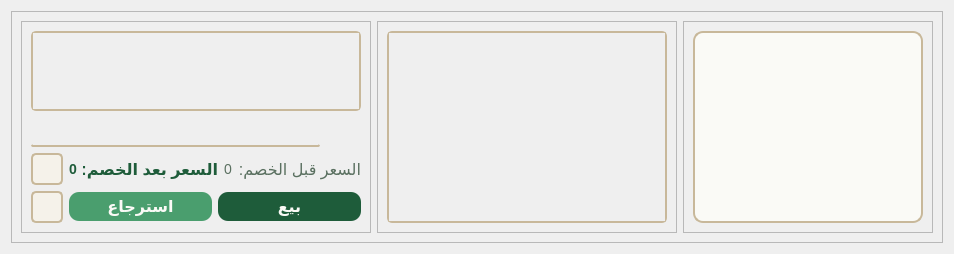
      <widget class="QWidget" name="user_main_form">
       <layout class="QGridLayout" name="gridLayout_9">
        <item row="0" column="0">
         <widget class="QFrame" name="user_main_frame">
          <property name="styleSheet">
           <string notr="true">QListWidget{border:2px solid #C8B89A;background-color:#FAFAF6;border-radius:10px;}QScrollArea{border:2px solid #C8B89A;border-radius:5px;background-color:#F5F2EA;}#user_phone_number_label{border:none;}QLineEdit{background:transparent;border-radius:2px;border-bottom:2px solid #C8B89A;letter-spacing:2px;color:#1A2E23;font-size:14px;font-weight:bold;}#user_check_discount{padding:2px;border:1.5px solid #C8B89A;border-radius:5px;background:#F5F2EA;}#user_check_discount::hover{background-color:#E8EDE5;border-color:#2D7A50;}#user_sell{font-size:16px;background-color:#1E5C3A;color:#FAFAF6;border-radius:10px;font-weight:bold;padding:5px;}#user_retrieve{font-size:16px;background-color:#4A9E6E;color:#FAFAF6;border-radius:10px;font-weight:bold;padding:5px;}#user_retrieve::hover{background-color:#5BB880;}#user_sell::hover{background-color:#2D7A50;}#user_cancel_order{padding:2px;border:1.5px solid #C8B89A;border-radius:5px;background:#F5F2EA;}#user_cancel_order::hover{background-color:#E8EDE5;border-color:#2D7A50;}QListWidget::item{margin:5px;padding:5px;}QListWidget::item::hover{background-color:#E8EDE5;border-radius:5px;}QListWidget::item:selected{background-color:#1E5C3A;color:#FAFAF6;}</string>
          </property>
          <property name="frameShape"><enum>QFrame::StyledPanel</enum></property>
          <property name="frameShadow"><enum>QFrame::Raised</enum></property>
          <layout class="QGridLayout" name="gridLayout">
           <item row="0" column="1">
            <widget class="QFrame" name="user_products_frame">
             <property name="minimumSize"><size><width>300</width><height>0</height></size></property>
             <property name="frameShape"><enum>QFrame::StyledPanel</enum></property>
             <property name="frameShadow"><enum>QFrame::Raised</enum></property>
             <layout class="QGridLayout" name="gridLayout_7">
              <item row="0" column="0">
               <widget class="QScrollArea" name="user_products_scroll_area">
                <property name="widgetResizable"><bool>true</bool></property>
                <widget class="QWidget" name="user_products_scroll_area_content">
                 <property name="geometry"><rect><x>0</x><y>0</y><width>96</width><height>26</height></rect></property>
                 <layout class="QVBoxLayout" name="verticalLayout_2"><item><layout class="QVBoxLayout" name="user_productsVerticalLayout"/></item></layout>
                </widget>
               </widget>
              </item>
             </layout>
            </widget>
           </item>
           <item row="0" column="0">
            <widget class="QFrame" name="user_cart_frame">
             <property name="minimumSize"><size><width>350</width><height>0</height></size></property>
             <property name="maximumSize"><size><width>300</width><height>16777215</height></size></property>
             <property name="frameShape"><enum>QFrame::StyledPanel</enum></property>
             <property name="frameShadow"><enum>QFrame::Raised</enum></property>
             <layout class="QGridLayout" name="gridLayout_2">
              <item row="1" column="0" colspan="2">
               <layout class="QGridLayout" name="user_gridLayout_7">
                <item row="0" column="2"><widget class="QPushButton" name="user_phone_number_label"><property name="maximumSize"><size><width>35</width><height>16777215</height></size></property><property name="text"><string/></property><property name="icon"><iconset resource="cashRegisterSystem.qrc">
    <normaloff>:/cashRegisterSystem2/icons/buying-on-smartphone.png</normaloff>icons/buying-on-smartphone.png</iconset></property></widget></item>
                <item row="0" column="0" colspan="2"><widget class="QLineEdit" name="user_phone_number"><property name="minimumSize"><size><width>0</width><height>30</height></size></property></widget></item>
               </layout>
              </item>
              <item row="0" column="0" colspan="2">
               <widget class="QScrollArea" name="user_cartScrollArea">
                <property name="minimumSize"><size><width>280</width><height>0</height></size></property>
                <property name="maximumSize"><size><width>16777215</width><height>550</height></size></property>
                <property name="widgetResizable"><bool>true</bool></property>
                <widget class="QWidget" name="user_cart_contents">
                 <property name="geometry"><rect><x>0</x><y>0</y><width>276</width><height>26</height></rect></property>
                 <widget class="QWidget" name="layoutWidget"><property name="geometry"><rect><x>9</x><y>19</y><width>311</width><height>511</height></rect></property><layout class="QVBoxLayout" name="user_cartVerticalLayout"/></widget>
                </widget>
               </widget>
              </item>
              <item row="2" column="0" colspan="2">
               <layout class="QHBoxLayout" name="user_horizontalLayout_4">
                <item><widget class="QPushButton" name="user_check_discount"><property name="minimumSize"><size><width>32</width><height>32</height></size></property><property name="cursor"><cursorShape>PointingHandCursor</cursorShape></property><property name="text"><string/></property><property name="icon"><iconset resource="cashRegisterSystem.qrc">
    <normaloff>:/cashRegisterSystem2/icons/coupon.png</normaloff>icons/coupon.png</iconset></property></widget></item>
                <item><widget class="QLabel" name="user_price_after"><property name="styleSheet"><string notr="true">border:none;color:#1E5C3A;font-weight:bold;font-size:14px;</string></property><property name="text"><string>0</string></property></widget></item>
                <item><widget class="QLabel" name="user_price_after_const"><property name="styleSheet"><string notr="true">border:none;font-weight:bold;font-size:16px;color:#1E5C3A;</string></property><property name="text"><string>السعر بعد الخصم:</string></property></widget></item>
                <item><widget class="QLabel" name="user_price_before"><property name="styleSheet"><string notr="true">border:none;font-size:14px;color:#5A7060;</string></property><property name="text"><string>0</string></property></widget></item>
                <item><widget class="QLabel" name="user_price_before_const"><property name="styleSheet"><string notr="true">border:none;font-size:16px;color:#5A7060;</string></property><property name="text"><string>السعر قبل الخصم:</string></property></widget></item>
               </layout>
              </item>
              <item row="3" column="0" colspan="2">
               <layout class="QHBoxLayout" name="user_horizontalLayout_5">
                <item><widget class="QPushButton" name="user_cancel_order"><property name="minimumSize"><size><width>32</width><height>32</height></size></property><property name="maximumSize"><size><width>30</width><height>16777215</height></size></property><property name="cursor"><cursorShape>PointingHandCursor</cursorShape></property><property name="text"><string/></property><property name="icon"><iconset resource="cashRegisterSystem.qrc">
    <normaloff>:/cashRegisterSystem2/icons/empty-cart.png</normaloff>icons/empty-cart.png</iconset></property></widget></item>
                <item><widget class="QPushButton" name="user_retrieve"><property name="cursor"><cursorShape>PointingHandCursor</cursorShape></property><property name="text"><string>استرجاع</string></property></widget></item>
                <item><widget class="QPushButton" name="user_sell"><property name="cursor"><cursorShape>PointingHandCursor</cursorShape></property><property name="text"><string>بيع</string></property></widget></item>
               </layout>
              </item>
             </layout>
            </widget>
           </item>
           <item row="0" column="2">
            <widget class="QFrame" name="user_categories_list_frame">
             <property name="maximumSize"><size><width>250</width><height>16777215</height></size></property>
             <property name="frameShape"><enum>QFrame::StyledPanel</enum></property>
             <property name="frameShadow"><enum>QFrame::Raised</enum></property>
             <layout class="QGridLayout" name="gridLayout_4">
              <item row="0" column="0"><widget class="QListWidget" name="user_categories_list"><property name="layoutDirection"><enum>Qt::LeftToRight</enum></property><property name="styleSheet"><string notr="true">font-size:16px;</string></property></widget></item>
             </layout>
            </widget>
           </item>
          </layout>
         </widget>
        </item>
       </layout>
      </widget>
